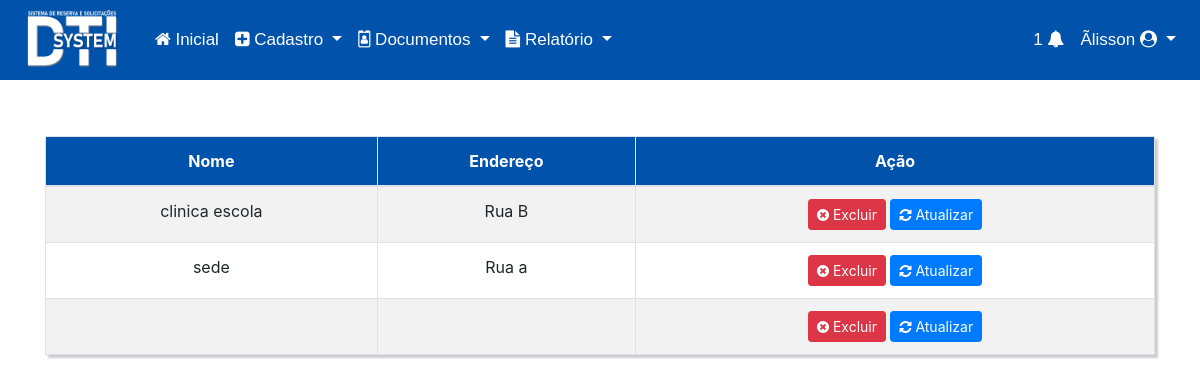
Screenshot of /view/views/listarcampus.php (signed in) with the database file from the repository.
### tables this page shows
CREATE TABLE `campus` (
  `id` int(11) NOT NULL,
  `nome` varchar(200) NOT NULL,
  `cnpj` varchar(200) NOT NULL,
  `endereco` varchar(200) NOT NULL,
  `bairro` varchar(200) NOT NULL
);

### controller/campus/Campus.DAO.php (called while the page is built, shortened)
<?php
    class campus_DAO extends campus_class{
        function listarCampus(){
            $resultado = "SELECT * FROM campus ORDER BY id ASC";
            $resultado = DB::prepare($resultado);
            $resultado->execute();
            if($resultado->rowCount()>0){
                while($dados = $resultado->fetch(PDO::FETCH_ASSOC)){
                    $result[] = array(
                        'nome' => $dados['nome'],
                        'endereco' => $dados['endereco'],
                        'id' => $dados['id'],
                    );
                }
                return $result;
            }
        }
    }
?>

### config/DB.php (called while the page is built, shortened)
<?php
    class DB{
        private static $instancia;
        public static function getInstancia(){
            if(!isset(self::$instancia)){
                try{
                    self::$instancia = new PDO('mysql:host='.HOST.';dbname='.BASE,USER,PASS);
                    self::$instancia->setAttribute(PDO::ATTR_ERRMODE, PDO::ERRMODE_EXCEPTION);
                    self::$instancia->setAttribute(PDO::ATTR_DEFAULT_FETCH_MODE, PDO::FETCH_OBJ);
                }catch(PDOException $erro){
                    echo $erro->getMessage();
                    echo "Erro na instancia da conexao";
                }
            }
            return self::$instancia;
        }
        public static function prepare($sql){
            return self::getInstancia()->prepare($sql);
        }
    }
?>

### view/views/listarcampus.php (the view, shortened to what this page needs)
<?php
include_once '../../controller/campus/Campus.DAO.php';
?>
<!DOCTYPE html>
<html lang="pt-br">
<head>
    <link rel="stylesheet" href="../../css/home.css">
    <link rel="stylesheet" href="https://stackpath.bootstrapcdn.com/bootstrap/4.3.1/css/bootstrap.min.css">
    <link rel="stylesheet" href="../../fonts/font-awesome-4.7.0/css/font-awesome.min.css">
</head>
<body>
<?php
  include 'menu.php';
?>
<?php
$reser = new campus_DAO;
$resultado = $reser->listarCampus();
?>
<div class="container">
<table class="table table-striped custab text-center table-bordered">
  <thead>
      <tr class="text-center" style="background-color: #0052aa; color: white;">
          <th>Nome</th>
          <th>Endereço</th>
          <th class="text-center">Ação</th>
      </tr>
  </thead>
  <?php
  foreach($resultado as $res){
  ?>
          <tr>
              <td><?php echo $res['nome'] ?></td>
              <td><?php echo $res['endereco'] ?></td>
              <td>
                <a class="btn btn-danger btn-sm" href="../../controller/campus/Campus.controller.php?acao=delete&id=<?php echo $res['id'] ?>" name="acao" onClick="remover()"><i class="fa fa-times-circle" aria-hidden="true"></i> Excluir</span> </a>
                <a class="btn btn-primary btn-sm" href="editarcampus.php?id=<?php echo $res['id'] ?>"><i class="fa fa-refresh" aria-hidden="true"></i></i> Atualizar</span> </a>
              </td>
          </tr>
  <?php } ?>
</table>
</div>
</body>
</html>

### css/home.css (style rules this page uses)
html { width: 100%; height: 100%; margin: 0; padding: 0; }
.custab { border: 1px solid #ccc; padding: 1px; margin: 5% 0; box-shadow: 3px 3px 2px #ccc; transition: 0.5s; }

### rows the page displays
campus: nome "clinica escola", endereco "Rua B"
campus: nome "sede", endereco "Rua a"

### other values shown
$_SESSION['user_name'] "Ãlisson"
